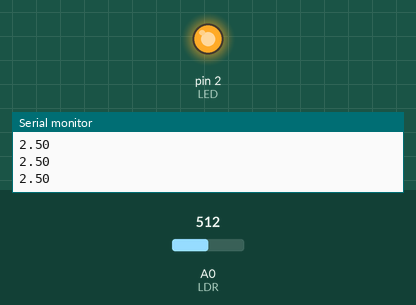
This sketch was run on a simulated Arduino Uno, built with avr-gcc and run on an emulated ATmega328P. Parts: output pins drawn as LEDs (lit = HIGH), the last lines printed to the serial monitor. The inputs (shaded band) are chosen by the test bench; at power-on: A0 (LDR) = 512.

Above: at 1.2 s.
1.3 s: A0 (LDR) set to 111
2.8 s: A0 (LDR) set to 95
At 4.0 s:
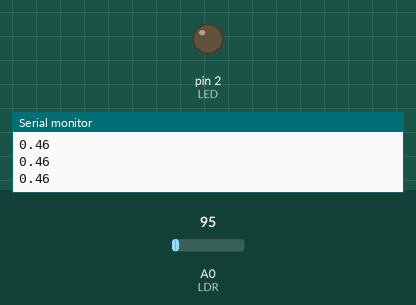
4.3 s: A0 (LDR) set to 122
At 5.1 s:
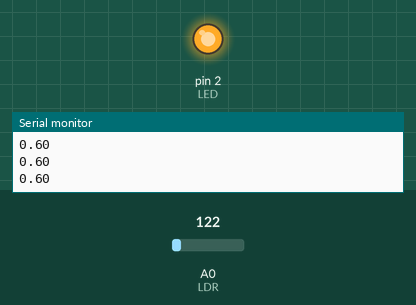
5.8 s: A0 (LDR) set to 0
At 6.4 s:
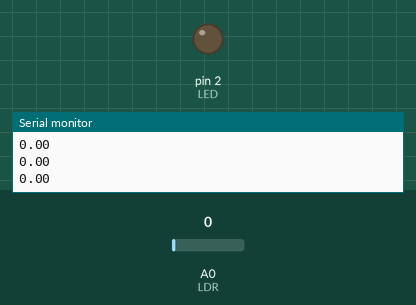
Timing chart, 0 to 8.3 s (numbered marks = the images above; inputs shaded):
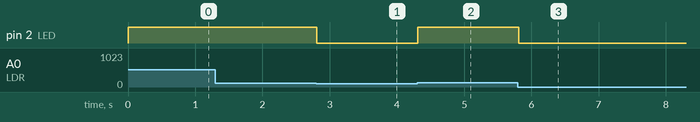

Measured:
- the behaviour switches between 103 and 102 on A0 (LDR) (found by bisection; images 0 and 1)
- after the input at 2.8 s, pin 2 (LED): HIGH → LOW at once
- after the input at 4.3 s, pin 2 (LED): LOW → HIGH at once
- after the input at 5.8 s, pin 2 (LED): HIGH → LOW at once

The sketch:

photoresistor_led1.ino
```cpp
#define LDR A0
#define LED 2
#define Limiar 0.5

int Leitura = 0;
float Tensao;

void setup()
{
  pinMode(LED, OUTPUT);
  Serial.begin(9600);
}

void loop()
{
  Leitura = analogRead(LDR);
  Tensao = Leitura * (5.0/1024);
  Serial.println(Tensao);
  if ( Tensao >= Limiar )
  {
  	digitalWrite(LED, HIGH);
  }
  else
  {
  	digitalWrite(LED, LOW);
  }
}
```
